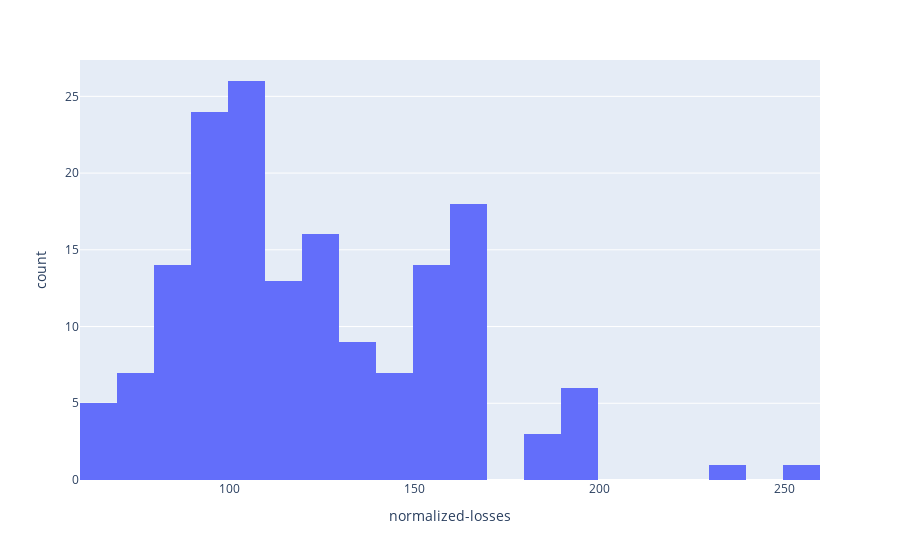

This figure's notebook cell:
### Markdown cell above
### How do we handle these null values

We need to come to a decision on how to handle null values

### Code cell
px.histogram(df, x= 'normalized-losses')

### Figure 1 — Plotly figure (JSON) as saved in the notebook; plotly's stock layout.template omitted (floating-point values rounded to 4 significant figures; data arrays with more than 128 entries replaced by an {"elided": "..."} marker saying what was removed)
{"data": [{"alignmentgroup": "True", "bingroup": "x", "hovertemplate": "normalized-losses=%{x}<br>count=%{y}<extra></extra>", "legendgroup": "", "marker": {"color": "#636efa", "pattern": {"shape": ""}}, "name": "", "offsetgroup": "", "orientation": "v", "showlegend": false, "type": "histogram", "x": {"elided": "205 int values"}, "xaxis": "x", "yaxis": "y"}], "layout": {"barmode": "relative", "legend": {"tracegroupgap": 0}, "margin": {"t": 60}, "xaxis": {"anchor": "y", "domain": [0, 1], "title": {"text": "normalized-losses"}}, "yaxis": {"anchor": "x", "domain": [0, 1], "title": {"text": "count"}}}}
